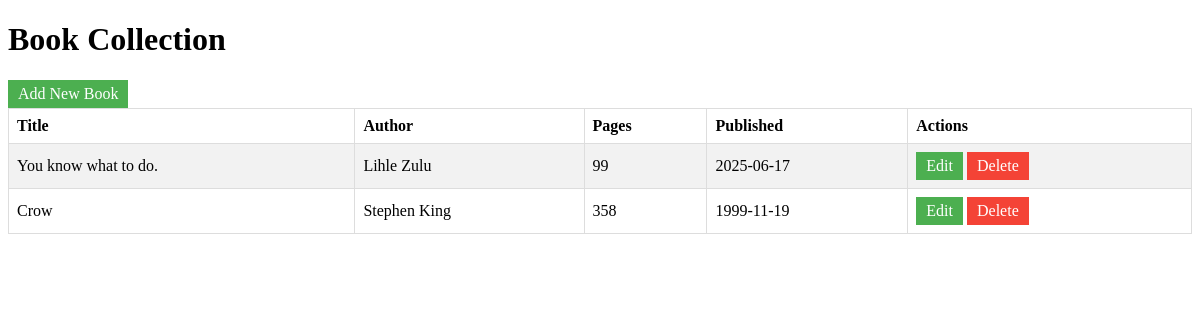
The app's page /, older data.
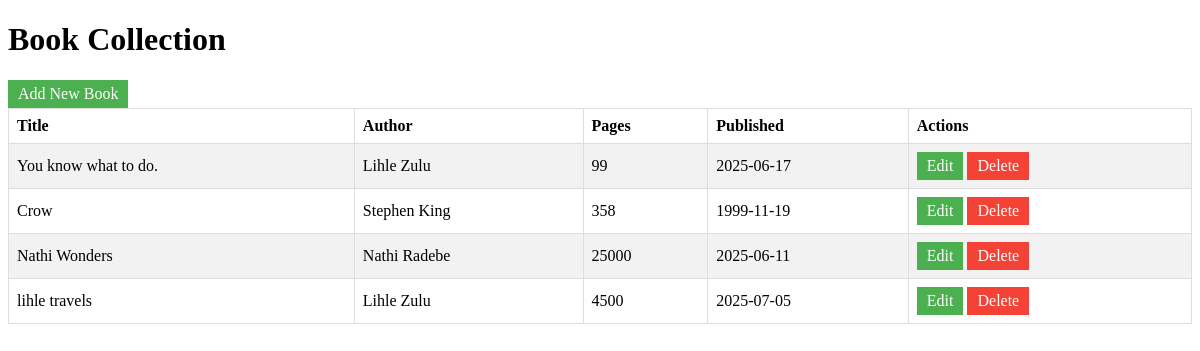
The same page, newer data.
### support.py (models this page shows)
class Book(Base):
    __tablename__ = "books"
    id = Column(Integer, primary_key=True, index=True)
    title = Column(String(100), nullable=False)
    author = Column(String(50), nullable=False)
    pages = Column(Integer)
    published = Column(Date)

### app.py (the view)
@app.route('/')
def index():
    conn = get_db_session()
    books = conn.query(Book).all()
    return render_template('index.html', books=books)

### app.py (called while the page is built)
@app.before_request
def before_request():
    g.db = get_db_session()

@app.teardown_request
def teardown_request(exception=None):
    close_db_session()

### support.py (called while the page is built)
def get_db_session():
    if not SessionLocal:
        raise RuntimeError("Database not initialized. Call init_db() first.")
    return SessionLocal()

def close_db_session():
    if SessionLocal:
        SessionLocal.remove()

### templates/index.html (shortened to what this page needs)
<!DOCTYPE html>
<html>
<head>
</head>
<body>
    <h1>Book Collection</h1>
    <a href="/add" class="button">Add New Book</a>
    <table>
        <tr>
            <th>Title</th>
            <th>Author</th>
            <th>Pages</th>
            <th>Published</th>
            <th>Actions</th>
        </tr>
        {% for book in books %}
        <tr>
            <td>{{ book.title }}</td>
            <td>{{ book.author }}</td>
            <td>{{ book.pages }}</td>
            <td>{{ book.published }}</td>
            <td>
                <a href="/edit/{{ book.id }}" class="button">Edit</a>
                <a href="/delete/{{ book.id }}" class="button button-delete">Delete</a>
            </td>
        </tr>
        {% endfor %}
    </table>
</body>
</html>

### templates/index.html (style rules this page uses)
table { border-collapse: collapse; width: 100%; }
th, td { border: 1px solid #ddd; padding: 8px; text-align: left; }
tr:nth-child(even) { background-color: #f2f2f2; }
.button { background-color: #4CAF50; border: none; color: white; padding: 5px 10px; text-align: center; text-decoration: none; display: inline-block; }
.button-delete { background-color: #f44336; }

Row changes from the older to the newer data that the page shows:
added Book: title "Nathi Wonders", author "Nathi Radebe", pages "25000", published "2025-06-11"
added Book: title "lihle travels", author "Lihle Zulu", pages "4500", published "2025-07-05"
